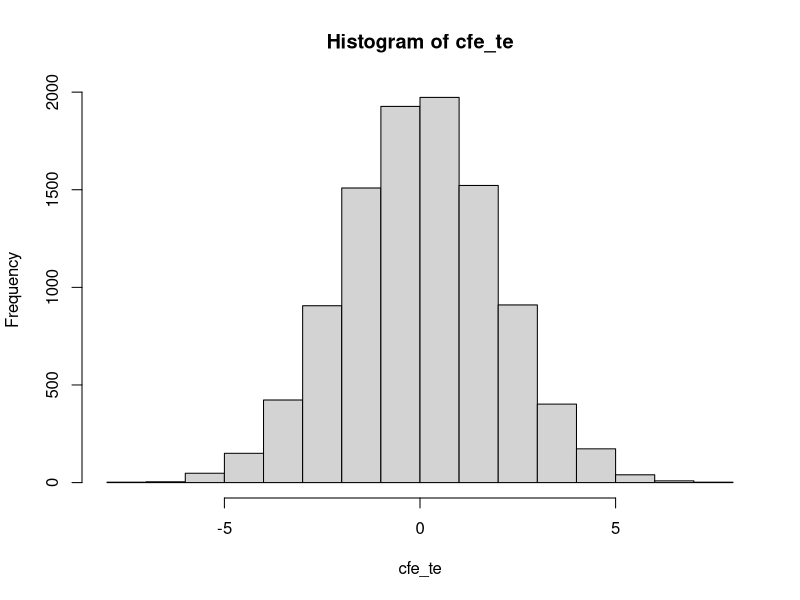
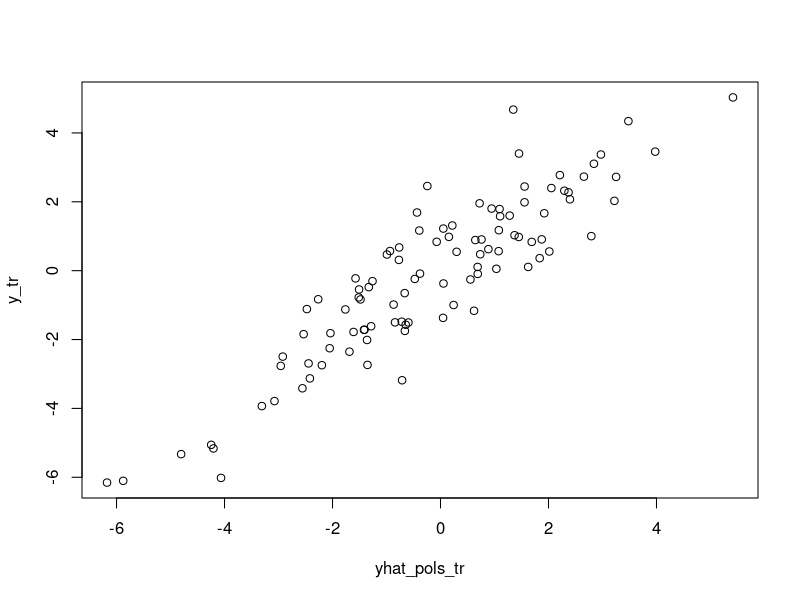
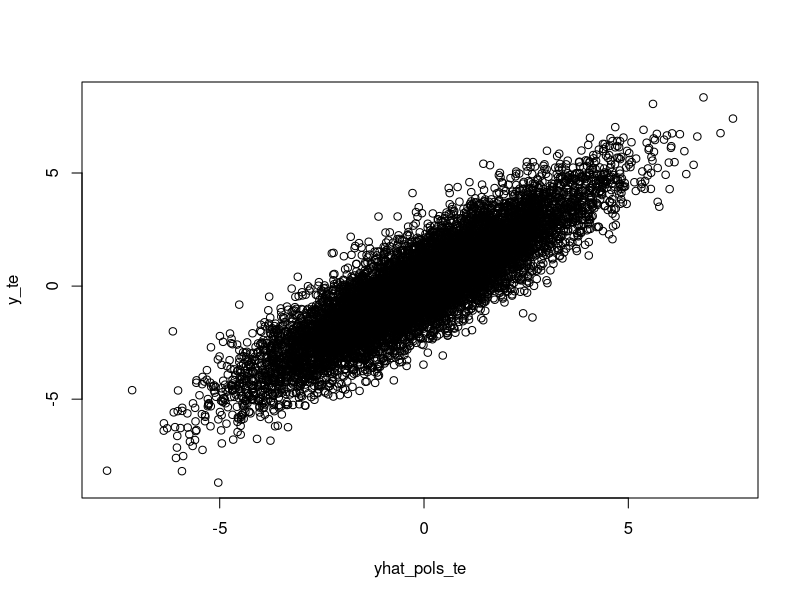
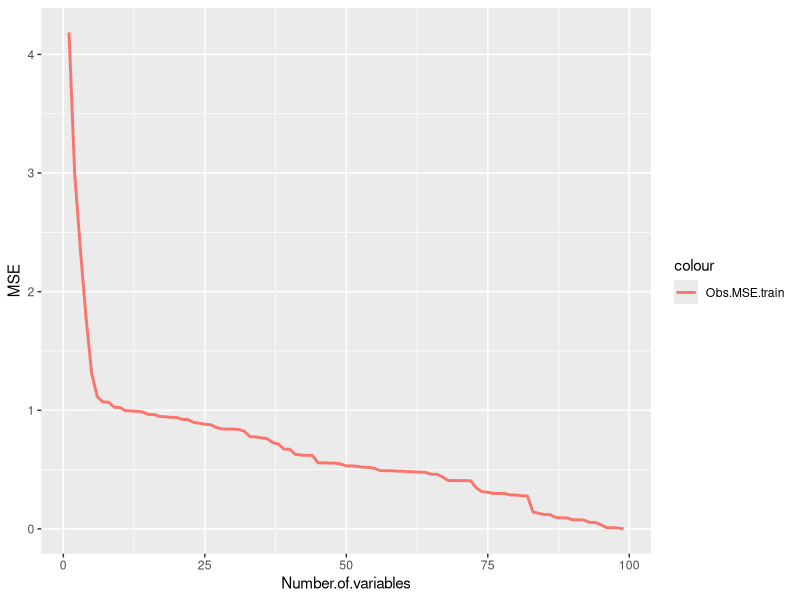
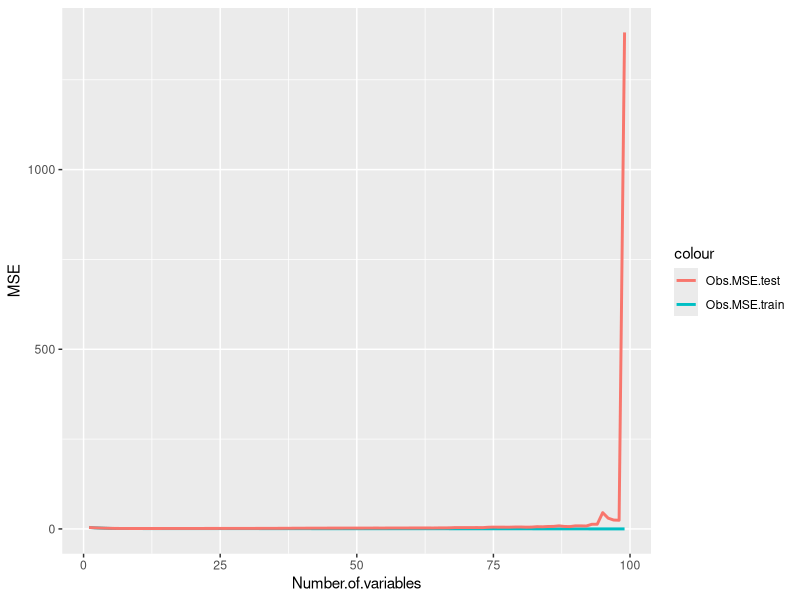
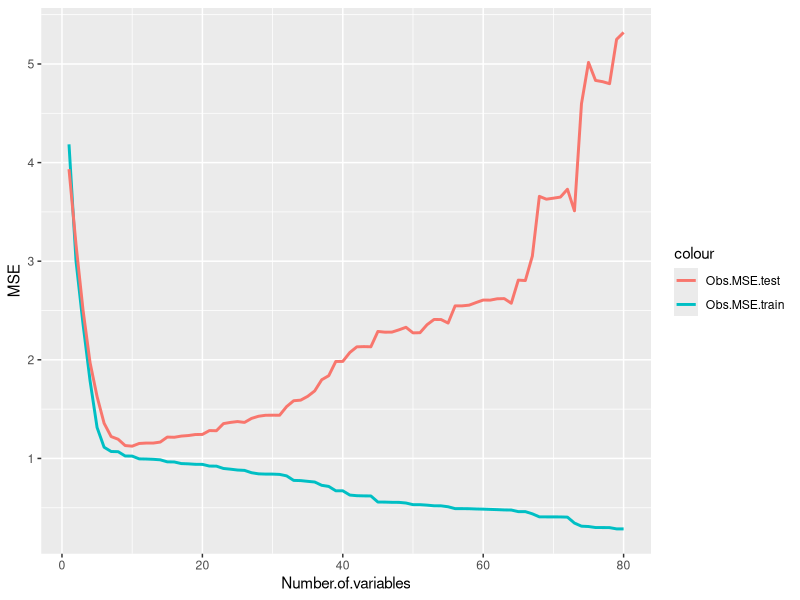
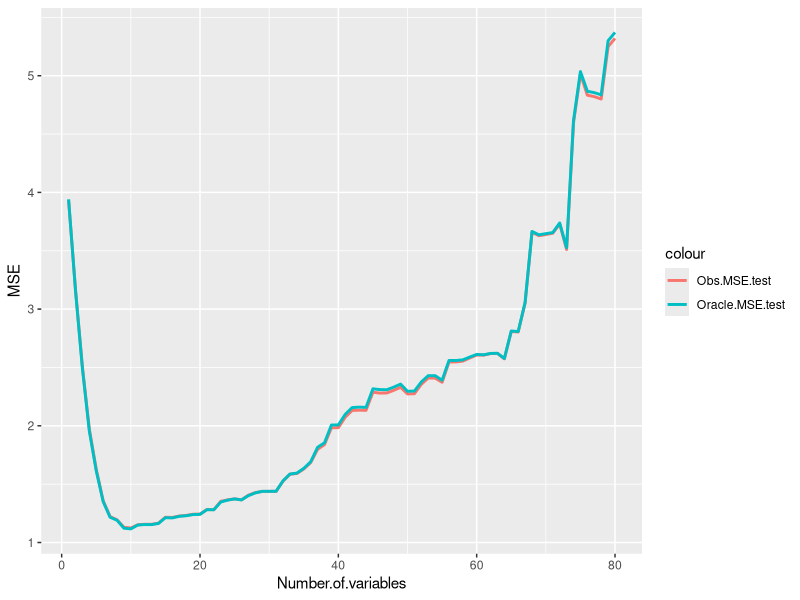

R code for these plots, in order:
## ---- chunk 1
# Load the packages required for later
library(tidyverse)
library(skimr)

set.seed(1234) # For replicability

# Define the important parameters
n_tr = 100
n_te = 10000
p = 99
beta = c(0,seq(1,0.1,-0.1),rep(0,p-10))

# Combine constant and randomly drawn covariates
x_tr = cbind(rep(1,n_tr),matrix(rnorm(n_tr*p),ncol=p))
x_te = cbind(rep(1,n_te),matrix(rnorm(n_te*p),ncol=p))

# Create the CEF using matrix multiplication for compactness
cfe_tr = x_tr %*% beta
cfe_te = x_te %*% beta

# Create the "observed" outcomes by adding noise
y_tr = cfe_tr + rnorm(n_tr,0,1)
y_te = cfe_te + rnorm(n_te,0,1)
## ---- chunk 2
skim(x_tr)
## ---- chunk 3
hist(cfe_te)
## ---- chunk 4
perfect_ols = lm(y_tr ~ x_tr[,2:11])
summary(perfect_ols)
## ---- chunk 5
yhat_pols_tr = predict(perfect_ols)
plot(yhat_pols_tr,y_tr)
yhat_pols_te = x_te[,1:11] %*% perfect_ols$coefficients
plot(yhat_pols_te,y_te)
## ---- chunk 6
paste("In-sample MSE:", round( mean( (y_tr - yhat_pols_tr)^2),3 ) ) 
paste("Out-of-sample MSE:", round( mean( (y_te - yhat_pols_te)^2),3 ) )
## ---- chunk 7
# Container of the results
results_ols = matrix(NA,p,4)
colnames(results_ols) = c("Obs MSE train","Obs MSE test","Oracle MSE train","Oracle MSE test")

# Loop that gradually adds variables
for (i in 1:p) {
  temp_ols = lm(y_tr ~ x_tr[,2:(i+1)])
  temp_yhat_tr = predict(temp_ols)
  temp_yhat_te = x_te[,1:(i+1)] %*% temp_ols$coefficients
  
  # Calculate the observable MSEs in training and test sample
  results_ols[i,1] = mean((y_tr - temp_yhat_tr)^2) # in-sample MSE
  results_ols[i,2] = mean((y_te - temp_yhat_te)^2) # out-of-sample MSE
  
  # Calculate the oracle MSEs that are only observables b/c we know the true CEF
  results_ols[i,3] = var(y_tr - cfe_tr) + mean((cfe_tr - temp_yhat_tr)^2)
  results_ols[i,4] = var(y_te - cfe_te) + mean((cfe_te - temp_yhat_te)^2)
}
## ---- chunk 8
# prepare for plotting
df = data.frame("Number of variables" = 1:p,results_ols)

# Plot training MSE
ggplot(df, aes(Number.of.variables)) + 
  geom_line(aes(y = Obs.MSE.train, colour = "Obs.MSE.train"),size=1) + 
  ylab("MSE")
## ---- chunk 9
paste("In-sample MSE with constant and ",p,"predictors:", round(results_ols[p,1]))
## ---- chunk 10
# Comparison of observable MSEs
ggplot(df, aes(Number.of.variables)) + 
  geom_line(aes(y = Obs.MSE.train, colour = "Obs.MSE.train"),size=1) + 
  geom_line(aes(y = Obs.MSE.test, colour = "Obs.MSE.test"),size=1) + ylab("MSE")

## ---- chunk 11
ggplot(df[1:80,], aes(Number.of.variables)) + 
  geom_line(aes(y = Obs.MSE.train, colour = "Obs.MSE.train"),size=1) + 
  geom_line(aes(y = Obs.MSE.test, colour = "Obs.MSE.test"),size=1) + ylab("MSE")
## ---- chunk 12
ggplot(df[1:80,], aes(Number.of.variables)) + 
  geom_line(aes(y = Obs.MSE.test, colour = "Obs.MSE.test"),size=1) + 
  geom_line(aes(y = Oracle.MSE.test, colour = "Oracle.MSE.test"),size=1) + ylab("MSE")

